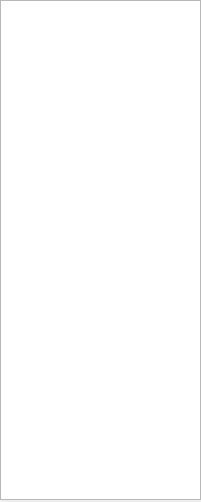
<?xml version="1.0" encoding="UTF-8"?>
<ui version="4.0">
 <class>c2dqtClass</class>
 <widget class="QMainWindow" name="c2dqtClass">
  <property name="geometry">
   <rect>
    <x>0</x>
    <y>0</y>
    <width>201</width>
    <height>502</height>
   </rect>
  </property>
  <property name="windowTitle">
   <string>c2dqt</string>
  </property>
  <widget class="QWidget" name="centralWidget">
   <widget class="QListWidget" name="listWidget">
    <property name="geometry">
     <rect>
      <x>0</x>
      <y>0</y>
      <width>201</width>
      <height>500</height>
     </rect>
    </property>
   </widget>
  </widget>
 </widget>
 <layoutdefault spacing="6" margin="11"/>
 <resources>
  <include location="c2dqt.qrc"/>
 </resources>
 <connections/>
</ui>
